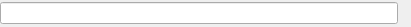
<?xml version="1.0" encoding="UTF-8"?>
<ui version="4.0">
 <class>ValidatingTextBox</class>
 <widget class="QWidget" name="ValidatingTextBox">
  <property name="geometry">
   <rect>
    <x>0</x>
    <y>0</y>
    <width>411</width>
    <height>27</height>
   </rect>
  </property>
  <property name="windowTitle">
   <string>Form</string>
  </property>
  <layout class="QHBoxLayout" name="horizontalLayout">
   <property name="margin">
    <number>0</number>
   </property>
   <item>
    <widget class="QLineEdit" name="lineEdit">
     <property name="sizePolicy">
      <sizepolicy hsizetype="Expanding" vsizetype="Fixed">
       <horstretch>0</horstretch>
       <verstretch>0</verstretch>
      </sizepolicy>
     </property>
    </widget>
   </item>
   <item>
    <widget class="QLabel" name="errorLabel">
     <property name="sizePolicy">
      <sizepolicy hsizetype="Preferred" vsizetype="Fixed">
       <horstretch>0</horstretch>
       <verstretch>0</verstretch>
      </sizepolicy>
     </property>
     <property name="styleSheet">
      <string notr="true">QLabel { color:red }</string>
     </property>
     <property name="text">
      <string/>
     </property>
    </widget>
   </item>
  </layout>
 </widget>
 <resources/>
 <connections>
  <connection>
   <sender>lineEdit</sender>
   <signal>textChanged(QString)</signal>
   <receiver>ValidatingTextBox</receiver>
   <slot>_textChanged(QString)</slot>
   <hints>
    <hint type="sourcelabel">
     <x>88</x>
     <y>20</y>
    </hint>
    <hint type="destinationlabel">
     <x>94</x>
     <y>41</y>
    </hint>
   </hints>
  </connection>
 </connections>
 <slots>
  <slot>_textChanged(QString)</slot>
 </slots>
</ui>
